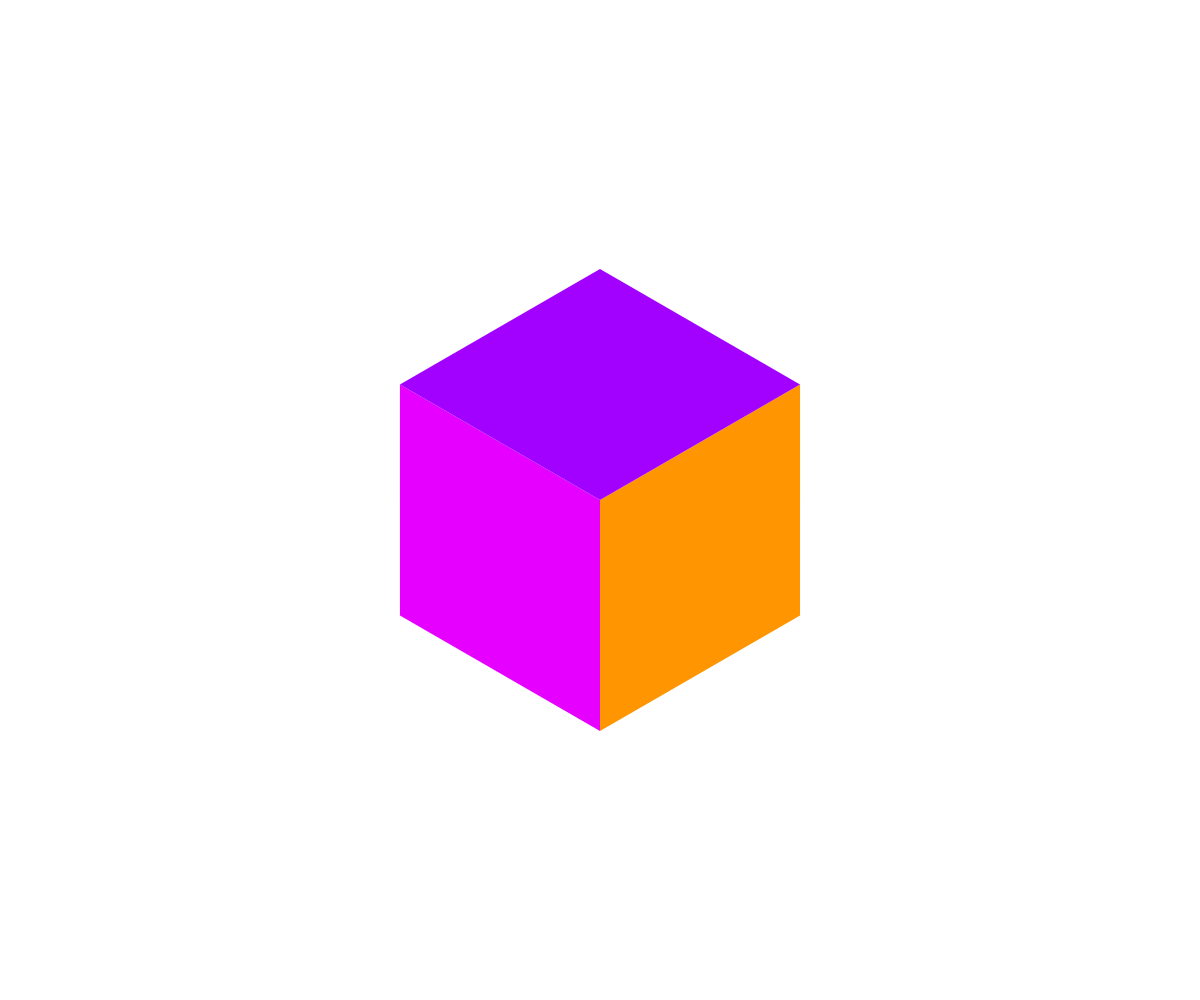
Frame 1 (no input)
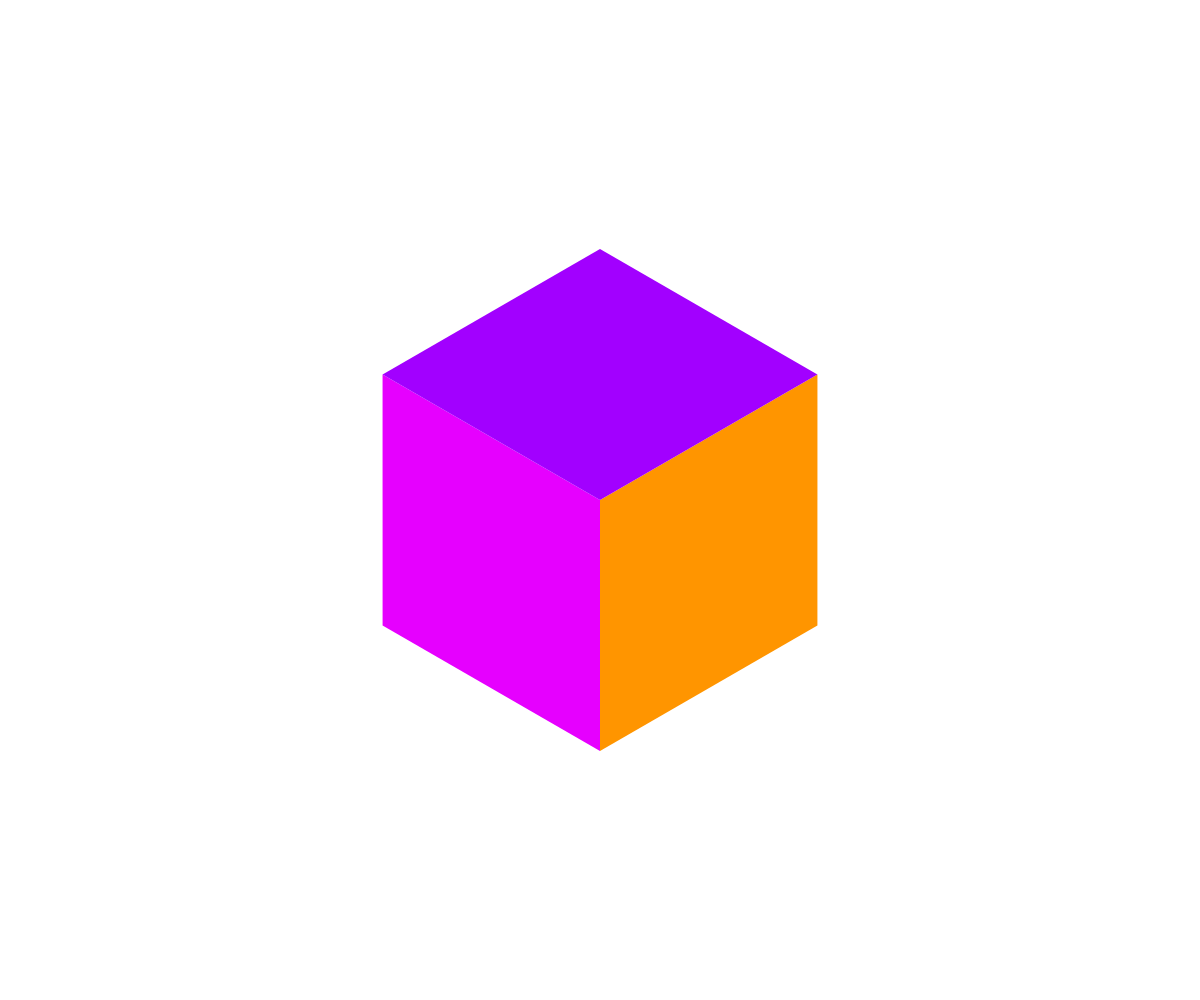
Frame 60 (no input)
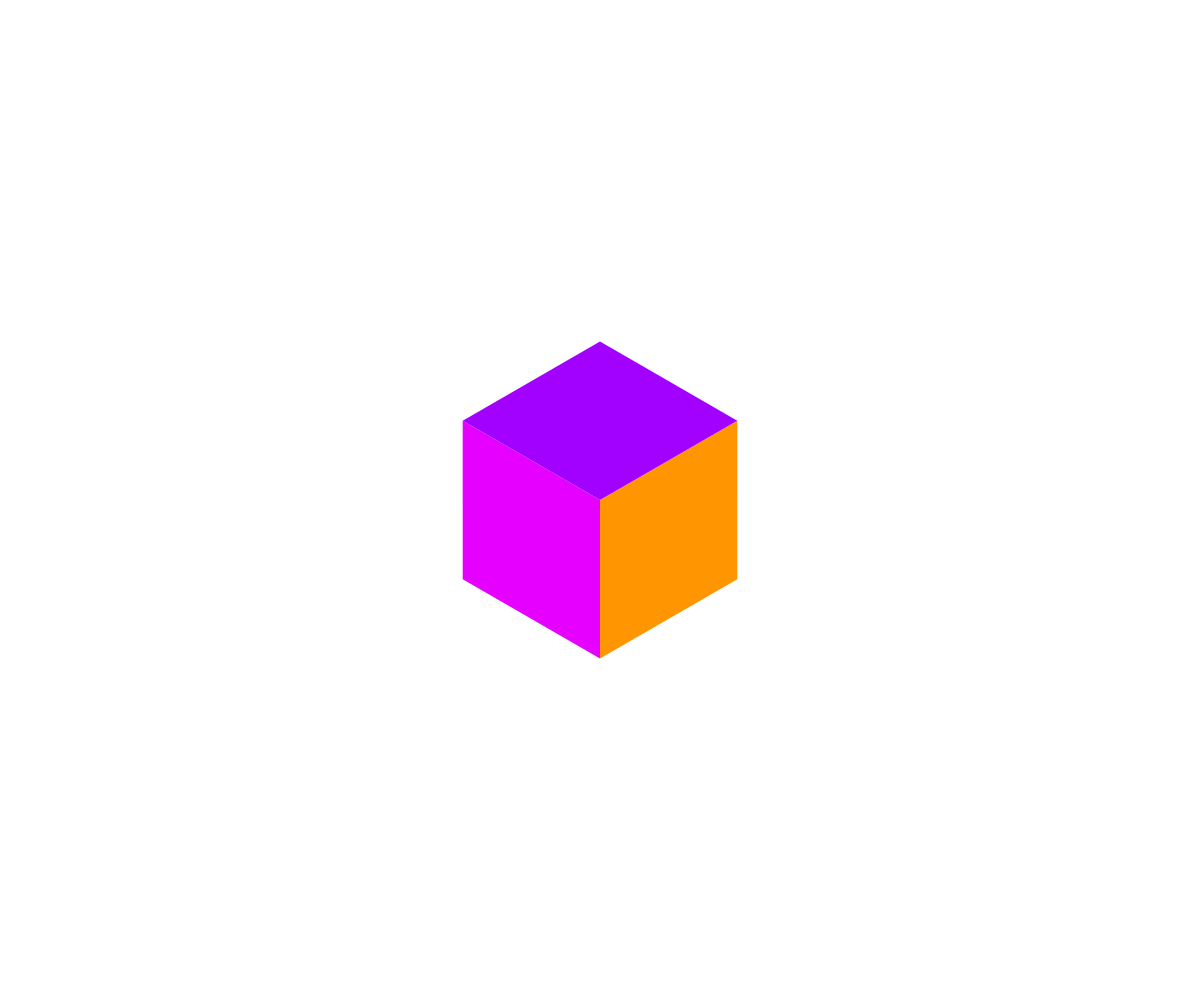
Frame 120 (the mouse pressed at the canvas centre since frame 60)

The p5.js sketch that drew these frames (run headless with seeded random() and noise() and a simulated clock; from frame 60 on, the mouse is pressed at the canvas centre):

// p5.js sketch
// ── sketch.js
let c1;
let c2;
let c3;

function setup() {
  createCanvas(windowWidth, windowHeight);
  c1 = color(162, 0, 255);
  c2 = color(230, 0, 255);
  c3 = color(255, 149, 0);

  noStroke();
}

function draw() {
  background(255);
  isometricCube(createVector(width/2, height/2), (sin(frameCount * 0.05) + 1) * (windowHeight * 0.5 * 0.5 - 30), c2, c3, c1);
}

function isometricCube(center, length, left = color(255, 80, 80), right = color(80, 255, 80), top = color(80, 80, 255)) {

  // Point 1
  p1 = p2c(length, (PI / 3) * 0);
  // Point 2
  p2 = p2c(length, (PI / 3) * 1);
  // Point 3
  p3 = p2c(length, (PI / 3) * 2);
  // Point 4
  p4 = p2c(length, (PI / 3) * 3);
  // Point 5
  p5 = p2c(length, (PI / 3) * 4);
  // Point 6
  p6 = p2c(length, (PI / 3) * 5);

  // print(p1);
  // print(p2);
  // print(p3);
  // print(p4);
  // print(p5);
  // print(p6);

  // Drawing
  push();
  translate(center.x, center.y)
  rotate(PI / 6)

  // text('O', 0, 0);
  // text('P1', p1.x, p1.y);
  // text('P2', p2.x, p2.y);
  // text('P3', p3.x, p3.y);
  // text('P4', p4.x, p4.y);
  // text('P5', p5.x, p5.y);
  // text('P6', p6.x, p6.y);

  fill(left);
  quad(0, 0, p2.x, p2.y, p3.x, p3.y, p4.x, p4.y);
  fill(right);
  quad(0, 0, p2.x, p2.y, p1.x, p1.y, p6.x, p6.y);
  fill(top);
  quad(0, 0, p6.x, p6.y, p5.x, p5.y, p4.x, p4.y);

  pop();
}

function p2c(r, angle) {
  return createVector(
    r * cos(angle),
    r * sin(angle)
  );
}
